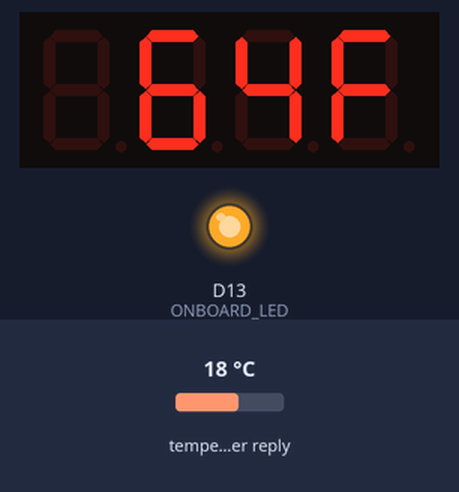
Recording of a sketch running on a simulated Arduino MKR. Parts: 4-digit seven-segment display, output pins drawn as LEDs (lit = HIGH). The test bench sets the inputs (shaded band); at power-on: temperature in the weather reply 18 °C. WiFi joins after 1.5 s; servers stay silent unless stated; web services answer with replies made up by the test bench; what the sketch prints to the serial monitor is not drawn.

Above: at 1.9 s.
At 62.2 s:
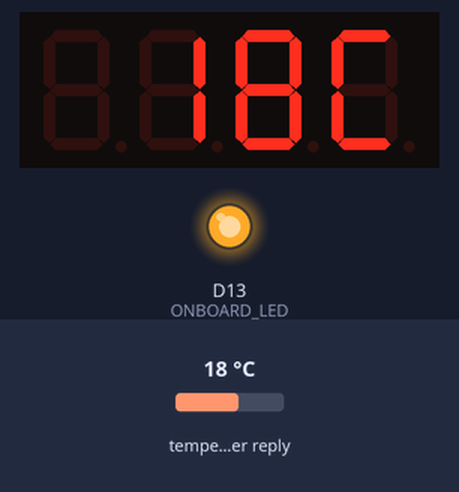

The sketch:

17-6_web_weather_display.ino
```cpp
// 웹에서 실시간 날씨 데이터 얻어 7세그먼트 표시장치에 온도 표시하기

#include <SPI.h>
#include <WiFi101.h>
#include <Arduino_JSON.h>
#include <Adafruit_GFX.h>
#include <Adafruit_LEDBackpack.h>

// 와이파이 네트워크 정보 : 네트워크 이름(SSID)와 비밀번호
const char WIFI_SSID[] = "네트워크 이름";
const char WIFI_PASSWORD[] = "네트워크 비밀번호";

// API 요청을 위한 상수
const char SERVER[] = "api.openweathermap.org";
const char HOST_STRING[] = "HOST: api.openweathermap.org";
const String API_KEY = "사용자의 API 키";
const String CITY = "Busan";     // 원하는 도시 이름 지정
String UNITS = "F";     // F(화씨) 또는 C(섭씨)

// 연결 상태를 나타내기 위해 내장 LED 사용
const int ONBOARD_LED = 13;

// 7세그먼트 표시장치 객체 생성
Adafruit_7segment seven_seg_display = Adafruit_7segment();

// 아두이노는 클라이언트로 동작
WiFiClient client;

// 와이파이 액세스 포인트와의 연결 상태 관리
int wifi_status = WL_IDLE_STATUS;

void setup()
{
  // 와이파이 칩을 위한 연결 핀 설정
  WiFi.setPins(8, 7, 4, 2);

  // LED 연결 핀 설정
  pinMode(ONBOARD_LED, OUTPUT);
  digitalWrite(ONBOARD_LED, LOW);

  // 7세그먼트 표시장치의 I2C 주소 설정
  seven_seg_display.begin(0x70);

  // 시리얼 인터페이스 시작
  Serial.begin(9600);

  // M0는 하드웨어로 지원되는 USB 인터페이스를 가지고 있으므로
  // 와이파이 모듈을 초기화하기 전에 시리얼 모니터와 연결되어야 한다면
  // 아래 문장을 주석으로 처리하지 않고 그대로 두어야 한다.
  // 시리얼 모니터를 사용하지 않거나 배터리로 동작하는 경우라면
  // 아래 문장을 주석으로 처리하는 것이 좋다.
  // while(!Serial);

  Serial.println("Web-Connected Temperature Display");

  Serial.print("Connecting to: ");
  Serial.println(WIFI_SSID);
  WiFi.setTimeout(5000);      // 와이파이 연결을 위해 최대 5초 대기
  while (wifi_status != WL_CONNECTED)
  {
    wifi_status = WiFi.begin(WIFI_SSID, WIFI_PASSWORD);
  }
  Serial.println("Connected!\n");
  // 와이파이 네트워크에 연결되었으면 내장 LED를 켬
  digitalWrite(ONBOARD_LED, HIGH);
}

void loop()
{
  // API 요청 준비
  String api_units = "metric";
  if (UNITS == "F")
  {
    api_units = "imperial";
  }
  String request =  "GET /data/2.5/weather?units=" +
                api_units +
                "&q=" +
                CITY +
                "&appid=" +
                API_KEY +
                " HTTP/1.1";

  // 서버에 연결하고 API 요청 전송
  if (client.connect(SERVER, 80))
  {
    Serial.println("Sending Request: ");
    Serial.println(request);
    Serial.println("");
    client.println(request);
    client.println(HOST_STRING);
    client.println("Connection: close");
    client.println();
  }

  // 서버 응답 대기
  while (!client.available());

  // '{'로 시작되는 JSON 객체를 수신하기 전에 서버에서 수신한 헤더 데이터는
  // 사용하지는 않지만, 디버깅을 위해 헤더 데이터를 시리얼 모니터로 출력한다.
  while (true)
  {
    char h = client.read();
    if (h == '{') break;
    Serial.print(h);
  }

  // JSON 형식 데이터 수신이 시작되면 문자열로 저장
  String json = "{";
  do
  {
    char c = client.read();
    json += c;
  } while (client.connected());
  client.stop();
  JSONVar api_object = JSON.parse(json);
  Serial.println("Raw JSON:");
  Serial.println(api_object);
  double temp = (double) api_object["main"]["temp"];
  Serial.print("Temperature = ");
  Serial.print(temp);
  Serial.println(UNITS);

  // 온도 정보를 시리얼 모니터에 표시
  int temp_round = constrain(round(temp), -99, 999);
  Serial.print("Displaying: ");
  Serial.print(temp_round);
  Serial.println(UNITS);

  // 오른쪽 정렬로 표시되므로 10을 곱해 왼쪽으로 한 자리 이동
  // 오른쪽 끝에는 "C"나 "F"의 온도 단위 기호 표시
  seven_seg_display.print(temp_round * 10);

  // 온도 기호 표시
  seven_seg_display.writeDigitRaw(2, 0x10);

  // 온도 단위 기호 표시
  if (UNITS == "F")
  {
    seven_seg_display.writeDigitRaw(4, 0x71);   // "F" 출력
    UNITS = "C";        // 다음 출력은 섭씨로 출력
  }
  else
  {
    seven_seg_display.writeDigitRaw(4, 0x39);   // "C" 출력
    UNITS = "F";        // 다음 출력은 화씨로 출력
  }

  // 7세그먼트 표시장치로 출력
  seven_seg_display.writeDisplay();

  // 온도 정보를 다시 얻어오기 전에 1분 대기
  Serial.print("Waiting one minute before next check.");
  for (int i = 0; i < 60; i++)
  {
    Serial.print(".");
    delay(1000);          // 1초 대기
  }
  Serial.println("");
  Serial.println("");
}
```

Measured:
- what the display in image 0 shows lasts 60.3 s, from 1.8 s to 62.1 s
